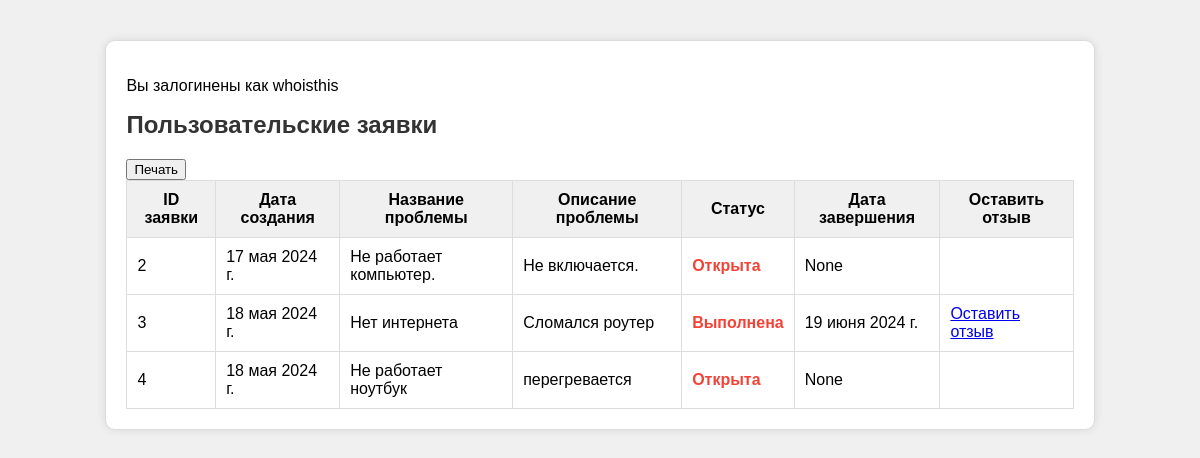
/user_problem/ (signed in), run on the app's committed database.
### techsupport/models.py (models this page shows, shortened)
class Problem(models.Model):
    user = models.ForeignKey(settings.AUTH_USER_MODEL, on_delete=models.CASCADE, null=True, verbose_name="Пользователь")
    id_request = models.AutoField(primary_key=True, verbose_name="id")
    request_from_date = models.DateField(verbose_name="Дата обращения")
    name_of_problem = models.CharField(max_length=80, verbose_name="Наименование")
    description_of_problem = models.CharField(max_length=256, verbose_name="Описание")
    STATUS_CHOICES = (
        ('Открыта', 'Открыта'),
        ('В работе', 'В работе'),
        ('Выполнена', 'Выполнена'),
        ('Отклонена', 'Отклонена'),
        ('Ожидает', 'Ожидает'),
        ('На доработку', 'На доработку'),
    )
    status = models.CharField(max_length=50, choices=STATUS_CHOICES, default='Открыта', blank=True, verbose_name="Статус")
    date_of_finish = models.DateField(null=True, blank=True, verbose_name="Дата завершения")
    class Meta:
        verbose_name = 'Заявка'
        verbose_name_plural = 'Заявки'

### techsupport/views.py (the view)
# urls.py: path('user_problem/', views.user_problem, name='user_problem'),
@login_required
def user_problem(request):
    user_problem = Problem.objects.filter(user=request.user)
    return render(request, 'user_problem.html', {'user_problem': user_problem})

### techsupport/templates/user_problem.html (shortened to what this page needs)
<!DOCTYPE html>
<html lang="ru">
<head>
</head>
<body>
    <div class="container">
        {% if request.user.is_authenticated %}
            <p>Вы залогинены как {{ request.user.username }}</p>
        {% else %}
            <p>Вы не залогинены</p>
        {% endif %}
        <h1>Пользовательские заявки</h1>
        <button class="btn btn-primary" onclick="printTable()">Печать</button>
	<table class="table" id="myTable">
            <thead>
                <tr>
                    <th onclick="sortTable(0)">ID заявки</th>
                    <th onclick="sortTable(1)">Дата создания</th>
                    <th onclick="sortTable(2)">Название проблемы</th>
                    <th onclick="sortTable(3)">Описание проблемы</th>
                    <th onclick="sortTable(4)">Статус</th>
                    <th onclick="sortTable(5)">Дата завершения</th>
					<th>Оставить отзыв</th>
                </tr>
            </thead>
            <tbody>
                {% for problem in user_problem %}
                    <tr>
                        <td>{{ problem.id_request }}</td>
                        <td>{{ problem.request_from_date }}</td>
                        <td>{{ problem.name_of_problem }}</td>
                        <td>{{ problem.description_of_problem }}</td>
                        <td><span class="status {% if problem.status == 'Open' %}open{% else %}closed{% endif %}">{{ problem.status }}</span></td>
                        <td>{{ problem.date_of_finish }}</td>
						{% if problem.status == 'Выполнена' %}
							<td><a href="{% url 'techsupport:feedback_create' problem.id_request %}">Оставить отзыв</a></td>
						{% else %}
							<td></td>
						{% endif %}
                    </tr>
                {% endfor %}
            </tbody>
        </table>
    </div>
</body>
</html>

### techsupport/templates/user_problem.html (style rules this page uses)
body { font-family: Arial, sans-serif; background-color: #f0f0f0; }
h1 { color: #333; font-size: 24px; margin-bottom: 20px; }
.container { width: 80%; margin: 40px auto; background-color: #fff; padding: 20px; border: 1px solid #ddd; border-radius: 10px; box-shadow: 0 0 10px rgba(0, 0, 0, 0.1); }
.table { border-collapse: collapse; width: 100%; }
.table th, .table td { border: 1px solid #ddd; padding: 10px; }
.table th { background-color: #f0f0f0; cursor: pointer; }
.status { font-weight: bold; }
.status.closed { color: #f44336; }

### data on the page
Problem: id_request "2", request_from_date "17 мая 2024 г.", name_of_problem "Не работает компьютер.", description_of_problem "Не включается.", status "Открыта", date_of_finish "None"
Problem: id_request "3", request_from_date "18 мая 2024 г.", name_of_problem "Нет интернета", description_of_problem "Сломался роутер", status "Выполнена", date_of_finish "19 июня 2024 г.", shows "Оставить отзыв"
Problem: id_request "4", request_from_date "18 мая 2024 г.", name_of_problem "Не работает ноутбук", description_of_problem "перегревается", status "Открыта", date_of_finish "None"

### other printed values
{{ request.user.username }} "whoisthis"
